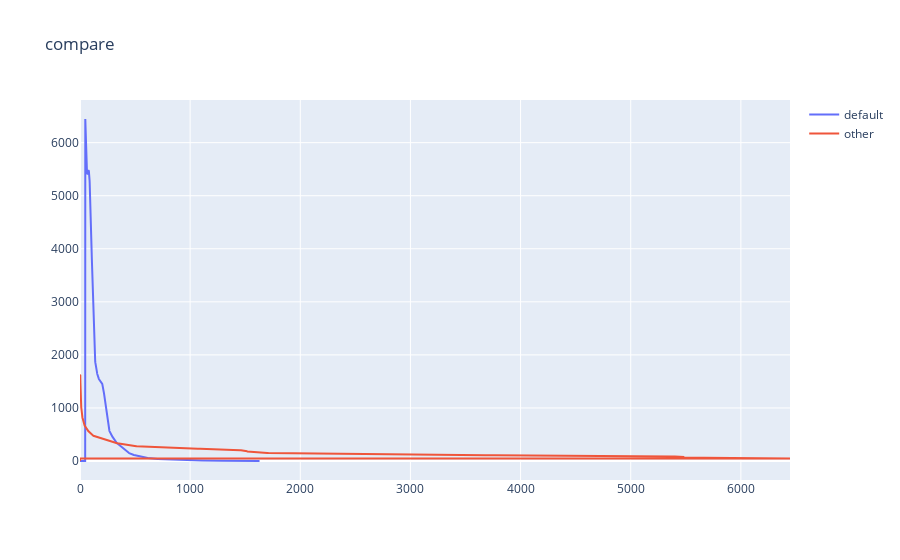

Notebook source saved alongside this figure:
### Code cell
rows, cols= 1,1
fig = make_subplots(rows,cols)
fig.add_trace(
    go.Scatter(x=np.arange(0,len(dc.azavg)),y=dc.azavg, name="default"),
)
fig.add_trace(
    go.Scatter(x=dc.azavg,y=dc2.azavg, name="other"),
)
fig.update_layout(
    title_text="compare",
    hovermode='x',
#     template="plotly_dark"
)

### Figure 1 — Plotly figure (JSON) as saved in the notebook; plotly's stock layout.template omitted (floating-point values rounded to 4 significant figures; data arrays with more than 128 entries replaced by an {"elided": "..."} marker saying what was removed)
{"data": [{"name": "default", "type": "scatter", "x": {"elided": "1631 int values"}, "y": {"elided": "1631 float values"}}, {"name": "other", "type": "scatter", "x": {"elided": "1631 float values"}}], "layout": {"hovermode": "x", "title": {"text": "compare"}, "xaxis": {"anchor": "y", "domain": [0, 1]}, "yaxis": {"anchor": "x", "domain": [0, 1]}}}
